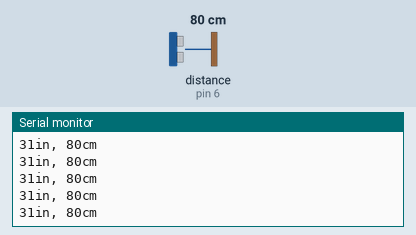
Simulated run of this sketch. Board: Arduino Uno, built with avr-gcc and run on an emulated ATmega328P. Shown: the last lines printed to the serial monitor. Wiring (inferred from the names in the program): ultrasonic range finder: trigger pin 7; echo pin 6. The test bench sets the inputs (shaded band); at power-on: distance to the obstacle (sensor on pin 6) 80 cm. The echo pulse lasts 58.3 µs per cm.

Above: at 1.2 s.
1.3 s: distance to the obstacle (sensor on pin 6) set to 2 cm
At 1.38 s:
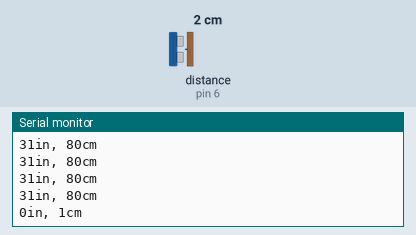
4.3 s: distance to the obstacle (sensor on pin 6) set to 4 cm
At 4.3 s:
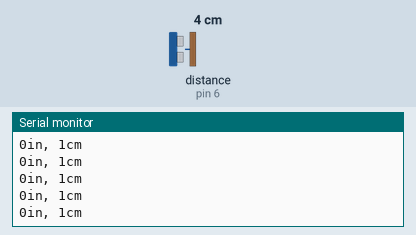
5.8 s: distance to the obstacle (sensor on pin 6) set to 35 cm
At 5.82 s:
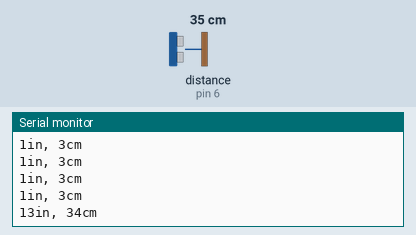
Timing chart, 0 to 8.8 s (numbered marks = the images above; inputs shaded):
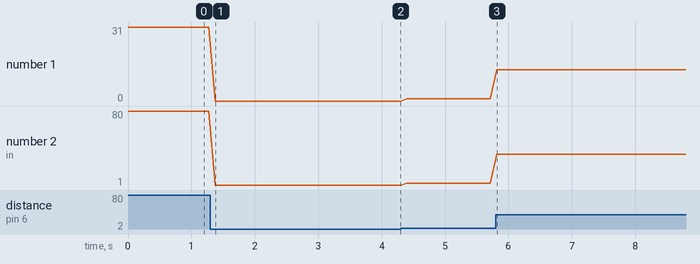

Measured:
- after the input at 1.3 s, the serial monitor: prints a new line after 0.07 s (image 1)
- after the input at 5.8 s, the serial monitor: prints a new line at once (image 3)
- plotted number 1: 31 → 0 after the input at 1.3 s, 1 → 13 after the input at 5.8 s
- plotted number 2: 80 → 1 after the input at 1.3 s, 1 → 3 after the input at 4.3 s, 3 → 34 after the input at 5.8 s

The sketch:

IoT14_TI_E_V3920061_Wibiati_Sekar_Kinasih.ino
```cpp
const int pingPin = 7; // Trigger Pin of Ultrasonic Sensor
const int echoPin = 6; // Echo Pin of Ultrasonic Sensor

void setup()
{
Serial.begin(9600); // Starting Serial Terminal
}

void loop()
{
long duration, inches, cm;
pinMode(pingPin, OUTPUT); //mendefinisikan output yaitu pingPin
//digitalWrite memberikan nilai HIGH atau LOW pada pin digital
digitalWrite(pingPin, LOW); //mengatur agar pingPin tidak menyala
delayMicroseconds(2); //menjeda program dalam jumlah waktu 2 microseconds
digitalWrite(pingPin, HIGH);//mengatur agar pingPin menyala
delayMicroseconds(10);//menjeda program dalam jumlah waktu 10 microseconds
digitalWrite(pingPin, LOW); //mengatur agar pingPin tidak menyala

pinMode(echoPin, INPUT);//mendefinisikan input yaitu echoPin
duration = pulseIn(echoPin, HIGH); //membuat variabel duration, pulseIn untuk menunggu nilai dari LOW ke HIGH
inches = microsecondsToInches(duration); //membuat variabel inches, yang menampung nilai dari microsecondsToInches
cm = microsecondsToCentimeters(duration);//membuat variabel cm, yang menampung nilai dari microsecondsToCentimeters

Serial.print(inches); //mencetak nilai dari variabel inches yang telah didefinisikan
Serial.print("in, ");
Serial.print(cm);//mencetak nilai dari variabel cm yang telah didefinisikan
Serial.print("cm");
Serial.println();

delay(100); //menjeda program dalam waktu 100 milisecond
}

long microsecondsToInches(long microseconds)
{
return microseconds / 74 / 2;
}

long microsecondsToCentimeters(long microseconds)
{
return microseconds / 29 / 2;
}
```
